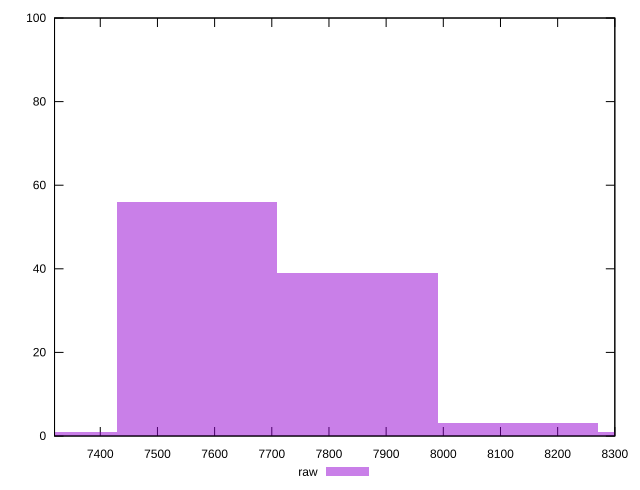

Write gnuplot code to recreate this figure.
reset

$raw <<EOF
7569.394512835068 56
7849.742457754885 39
8130.090402674703 3
8410.43834759452 1
7289.046567915251 1
EOF

set key outside below
set boxwidth 280.34794491981734
set xrange [7320:8300]
set yrange [0:100]
set trange [0:100]
set style fill transparent solid 0.5 noborder
set terminal svg size 640, 490 enhanced background rgb 'white'
set output "report_00018_2021-02-10T15-25-16.877Z/uses-text-compression/samples/pages+cached/raw/histogram.svg"

plot $raw title "raw" with boxes

reset
